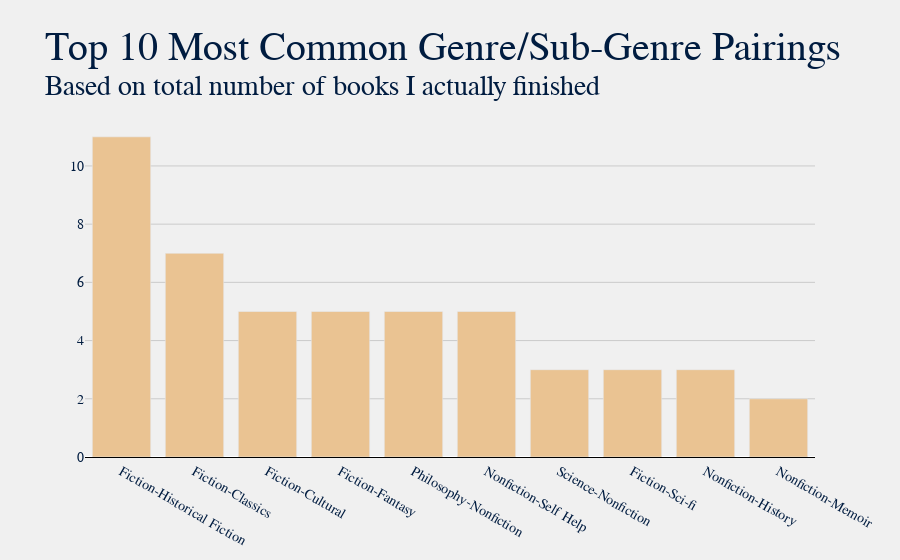

The notebook cell this image was saved under:
### Markdown cell above
### Most Common Genre-Sub-Genre Pairing

### Code cell
title = "Top 10 Most Common Genre/Sub-Genre Pairings"
sub = f"Based on total number of books I actually finished"

df['Genre Pair'] = df['Genre'] + '-' + df['Sub-Genre']
plot.gen_bar_graph(df, 'Genre Pair', title, sub, num=10, color="#eac392")

### Figure 1 — Plotly figure (JSON) as saved in the notebook; plotly's stock layout.template omitted (floating-point values rounded to 4 significant figures)
{"data": [{"hovertemplate": "<b>%{x}</b>: %{y}", "marker": {"color": "#eac392"}, "name": "", "type": "bar", "x": ["Fiction-Historical Fiction", "Fiction-Classics", "Fiction-Cultural", "Fiction-Fantasy", "Philosophy-Nonfiction", "Nonfiction-Self Help", "Science-Nonfiction", "Fiction-Sci-fi", "Nonfiction-History", "Nonfiction-Memoir"], "y": [11, 7, 5, 5, 5, 5, 3, 3, 3, 2]}], "layout": {"autosize": true, "barmode": "group", "font": {"color": "#001c40", "family": "Baskerville", "size": 14}, "margin": {"b": 45, "l": 85, "r": 85, "t": 120}, "paper_bgcolor": "#f0f0f0", "plot_bgcolor": "#f0f0f0", "title": {"font": {"color": "#001c40", "family": "Baskerville, Bold", "size": 40}, "text": "Top 10 Most Common Genre/Sub-Genre Pairings<br><sup>Based on total number of books I actually finished"}, "xaxis": {"autorange": true, "gridcolor": "#cbcbcb", "linecolor": "black", "range": [-0.5, 9.5], "showgrid": false, "showline": true, "title": {}, "type": "category"}, "yaxis": {"autorange": true, "gridcolor": "#cbcbcb", "linecolor": "black", "range": [0, 11.58], "showgrid": true, "showline": false, "showticklabels": true, "title": {}, "type": "linear"}}}
